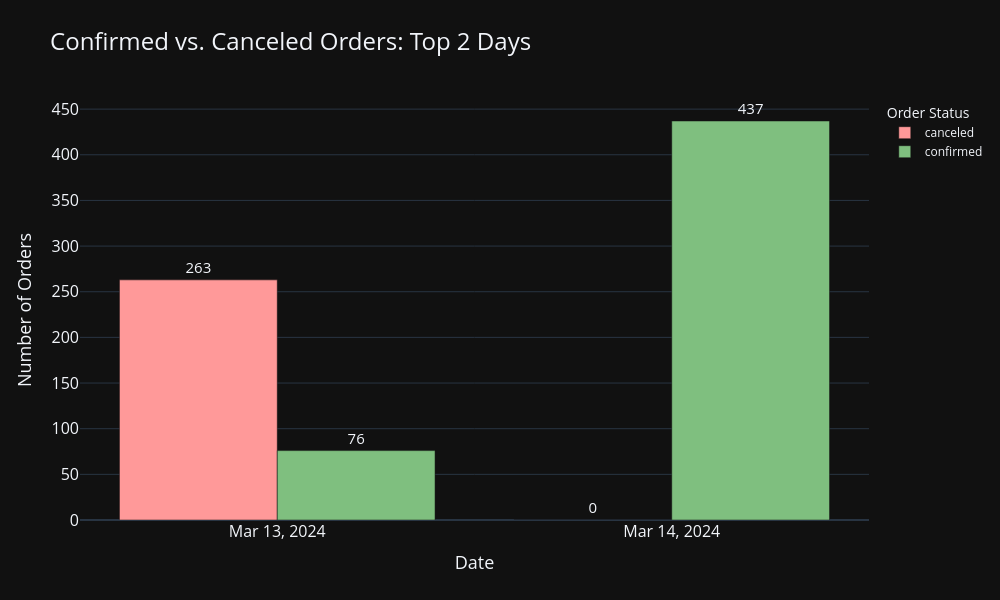

Notebook code for this chart:
### Code cell
# Reshape the data for plotting: convert 'confirmed' and 'canceled' columns into a single 'status' column
top_2_days_by_orders_long = top_and_previous_days_by_orders_df.melt(
    id_vars='date',
    value_vars=['canceled', 'confirmed'], 
    var_name='status',
    value_name='number_of_orders'
)

# Create a grouped bar chart comparing confirmed and canceled orders on the top two days
fig = px.bar(
    top_2_days_by_orders_long,
    x='date',
    y='number_of_orders',
    text='number_of_orders',
    title='Confirmed vs. Canceled Orders: Top 2 Days',
    labels={'number_of_orders': 'Number of Orders', 'date': 'Date', 'status': 'Order Status'},
    barmode='group',  # group bars side-by-side instead of stacking
    color='status',
    color_discrete_map={'confirmed': '#7fbf7f', 'canceled': '#ff9999'}  # green for confirmed, red for canceled
)

# Add data labels above each bar and define hover info
fig.update_traces(
    texttemplate='%{text}',  # display raw value on the bar
    textposition='outside',
    hovertemplate="Date: %{x}<br>Status: %{legendgroup}<br>Orders: %{y}"  # custom hover tooltip
)

fig.update_layout(
    template="plotly_dark",
    width=1000,
    height=600,
    uniformtext_minsize=15,
    uniformtext_mode='hide',
    xaxis=dict(
        title='Date',
        tickfont=dict(size=16),
        titlefont=dict(size=18),
        tickmode='array',
        tickvals=top_2_days_by_orders_long['date'].unique()  # show only available dates
    ),
    yaxis=dict(
        title='Number of Orders',
        tickfont=dict(size=16),
        titlefont=dict(size=18)
    ),
    title=dict(font=dict(size=24)),
    coloraxis_showscale=False  # hide continuous color legend
)

# Display the interactive plot
fig.show()

### Figure 1 — Plotly figure (JSON) as saved in the notebook; plotly's stock layout.template omitted (floating-point values rounded to 4 significant figures)
{"data": [{"alignmentgroup": "True", "hovertemplate": "Date: %{x}<br>Status: %{legendgroup}<br>Orders: %{y}", "legendgroup": "canceled", "marker": {"color": "#ff9999", "pattern": {"shape": ""}}, "name": "canceled", "offsetgroup": "canceled", "orientation": "v", "showlegend": true, "text": [0, 263], "textposition": "outside", "texttemplate": "%{text}", "type": "bar", "x": ["2024-03-14T00:00:00", "2024-03-13T00:00:00"], "xaxis": "x", "y": [0, 263], "yaxis": "y"}, {"alignmentgroup": "True", "hovertemplate": "Date: %{x}<br>Status: %{legendgroup}<br>Orders: %{y}", "legendgroup": "confirmed", "marker": {"color": "#7fbf7f", "pattern": {"shape": ""}}, "name": "confirmed", "offsetgroup": "confirmed", "orientation": "v", "showlegend": true, "text": [437, 76], "textposition": "outside", "texttemplate": "%{text}", "type": "bar", "x": ["2024-03-14T00:00:00", "2024-03-13T00:00:00"], "xaxis": "x", "y": [437, 76], "yaxis": "y"}], "layout": {"barmode": "group", "coloraxis": {"showscale": false}, "height": 600, "legend": {"title": {"text": "Order Status"}, "tracegroupgap": 0}, "title": {"font": {"size": 24}, "text": "Confirmed vs. Canceled Orders: Top 2 Days"}, "uniformtext": {"minsize": 15, "mode": "hide"}, "width": 1000, "xaxis": {"anchor": "y", "domain": [0, 1], "tickfont": {"size": 16}, "tickmode": "array", "tickvals": ["2024-03-14T00:00:00.000000000", "2024-03-13T00:00:00.000000000"], "title": {"font": {"size": 18}, "text": "Date"}}, "yaxis": {"anchor": "x", "domain": [0, 1], "tickfont": {"size": 16}, "title": {"font": {"size": 18}, "text": "Number of Orders"}}}}
